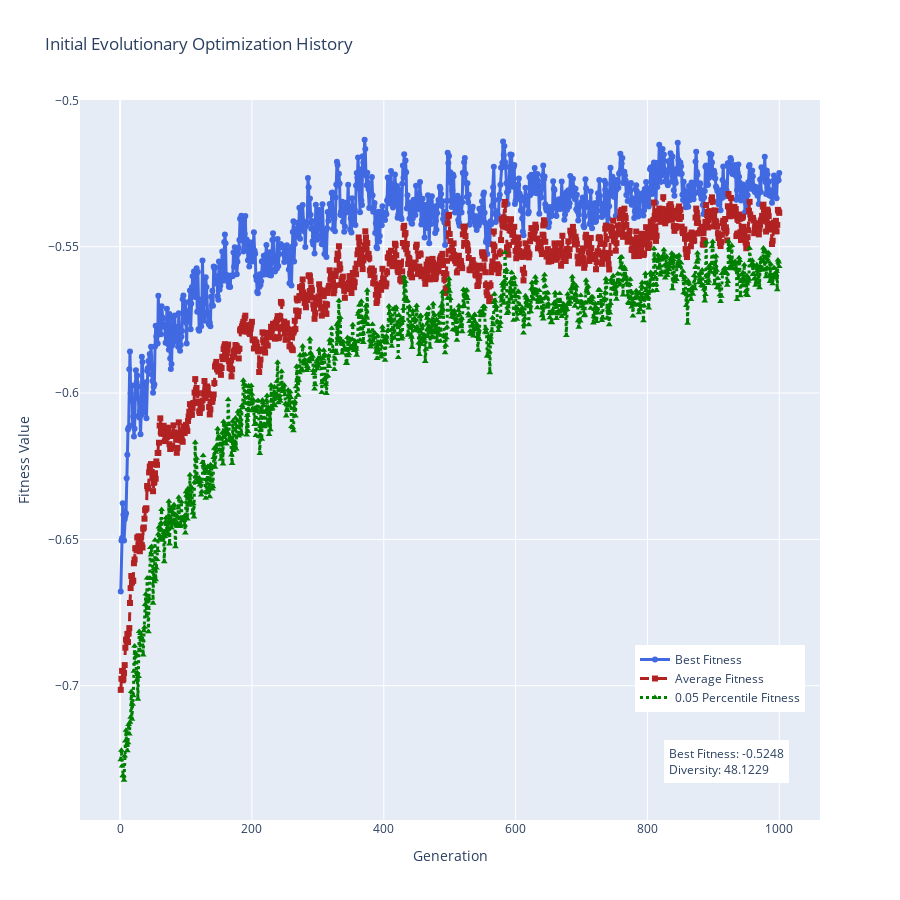

The code cell stored with this chart in its notebook:
### Code cell
# Define evolutionary algorithm hyperparameters
population_size = 100 # Population size
mutation_strength = 1.0  # Mutation strength for Gaussian noise
selection_pressure_parameter = 0.7  # Selection pressure parameter (eta)
n_generations = 1000  # Number of generations for the evolutionary process
truncation_clip = 3
torch.manual_seed(2)
# Initialize the EvolutionaryAlgorithm
evolution_algo = EvolutionaryAlgorithm(
    vae_trainer=vae_trainer,
    pinn_trainer=pinn_trainer,
    latent_diagonal=latent_diagonal,
    population_size=population_size,
    mutation_strength=mutation_strength,
    selection_pressure_parameter=selection_pressure_parameter,
    n_generations=n_generations,
    truncation_clip=truncation_clip
)

# Run the optimization process
evolution_algo.optimize()

# Create the figure
fig = go.Figure()

# Calculate the diversity
population_variance = np.var(evolution_algo.population.cpu().numpy(), axis=0)
diversity = np.sum(population_variance / latent_diagonal)

optimization_history = pd.DataFrame(evolution_algo.optimization_history)
best_fitness = optimization_history["Best Fitness"].iloc[-1]

# Add trace for best fitness
fig.add_trace(go.Scatter(
    x=list(range(1, len(optimization_history["Best Fitness"]) + 1)),
    y=optimization_history["Best Fitness"],
    mode='lines+markers',
    name='Best Fitness',
    line=dict(color='royalblue', width=3),
    marker=dict(size=6, symbol='circle'),
    hovertemplate='<b>Iteration %{x}</b><br>Best Fitness: %{y:.4f}<extra></extra>'
))

# Add trace for average fitness
fig.add_trace(go.Scatter(
    x=list(range(1, len(optimization_history["Average Fitness"]) + 1)),
    y=optimization_history["Average Fitness"],
    mode='lines+markers',
    name='Average Fitness',
    line=dict(color='firebrick', width=3, dash='dash'),
    marker=dict(size=6, symbol='square'),
    hovertemplate='<b>Iteration %{x}</b><br>Average Fitness: %{y:.4f}<extra></extra>'
))

# Add trace for avg fitness - 1.96 * std fitness
fig.add_trace(go.Scatter(
    x=list(range(1, len(optimization_history["0.05 Percentile Fitness"]) + 1)),
    y=optimization_history["0.05 Percentile Fitness"],
    mode='lines+markers',
    name='0.05 Percentile Fitness',
    line=dict(color='green', width=3, dash='dot'),
    marker=dict(size=6, symbol='triangle-up'),
    hovertemplate='<b>Iteration %{x}</b><br>0.05 Percentile Fitness: %{y:.4f}<extra></extra>'
))

# Add an annotation for best fitness and diversity
fig.add_annotation(
    xref='paper', yref='paper', 
    x=0.96, y=0.05,
    text=f"Best Fitness: {best_fitness:.4f}<br>Diversity: {diversity:.4f}",
    showarrow=False,
    # font=dict(
    #     size=14,
    #     color="black"
    # ),
    align="left",
    # bordercolor="black",
    borderwidth=2,
    borderpad=4,
    bgcolor="white",
    opacity=1.
)

# Update layout to make the plot detailed and visually appealing
fig.update_layout(
    title="Initial Evolutionary Optimization History",
    xaxis_title="Generation",
    yaxis_title="Fitness Value",
    legend=dict(
        x=0.75,
        y=0.15,
    ),
    hovermode='x unified',
    width=900,
    height=900,
)

# Show the plot
fig.show()
fig.write_image('figs/initial_evolutionary_optimization_history.png', format='png', scale=4, width=900, height=900)

### Figure 1 — Plotly figure (JSON) as saved in the notebook; plotly's stock layout.template omitted (floating-point values rounded to 4 significant figures; data arrays with more than 128 entries replaced by an {"elided": "..."} marker saying what was removed)
{"data": [{"hovertemplate": "<b>Iteration %{x}</b><br>Best Fitness: %{y:.4f}<extra></extra>", "line": {"color": "royalblue", "width": 3}, "marker": {"size": 6, "symbol": "circle"}, "mode": "lines+markers", "name": "Best Fitness", "type": "scatter", "x": {"elided": "1000 int values"}, "y": {"elided": "1000 float values"}}, {"hovertemplate": "<b>Iteration %{x}</b><br>Average Fitness: %{y:.4f}<extra></extra>", "line": {"color": "firebrick", "dash": "dash", "width": 3}, "marker": {"size": 6, "symbol": "square"}, "mode": "lines+markers", "name": "Average Fitness", "type": "scatter", "x": {"elided": "1000 int values"}, "y": {"elided": "1000 float values"}}, {"hovertemplate": "<b>Iteration %{x}</b><br>0.05 Percentile Fitness: %{y:.4f}<extra></extra>", "line": {"color": "green", "dash": "dot", "width": 3}, "marker": {"size": 6, "symbol": "triangle-up"}, "mode": "lines+markers", "name": "0.05 Percentile Fitness", "type": "scatter", "x": {"elided": "1000 int values"}, "y": {"elided": "1000 float values"}}], "layout": {"annotations": [{"align": "left", "bgcolor": "white", "borderpad": 4, "borderwidth": 2, "opacity": 1, "showarrow": false, "text": "Best Fitness: -0.5248<br>Diversity: 48.1229", "x": 0.96, "xref": "paper", "y": 0.05, "yref": "paper"}], "height": 900, "hovermode": "x unified", "legend": {"x": 0.75, "y": 0.15}, "title": {"text": "Initial Evolutionary Optimization History"}, "width": 900, "xaxis": {"title": {"text": "Generation"}}, "yaxis": {"title": {"text": "Fitness Value"}}}}
